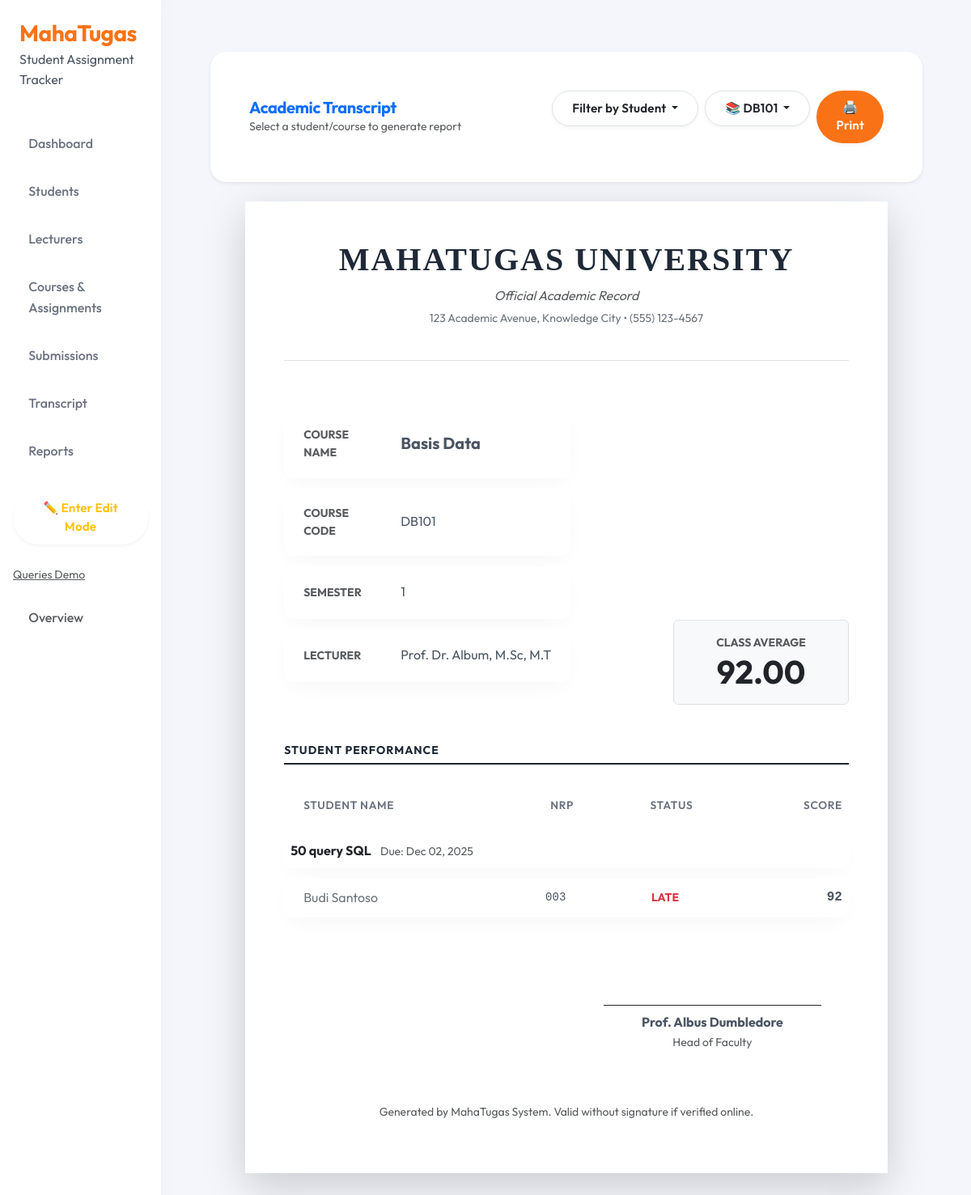
Before: /transcript/course/2/ with the older database file.
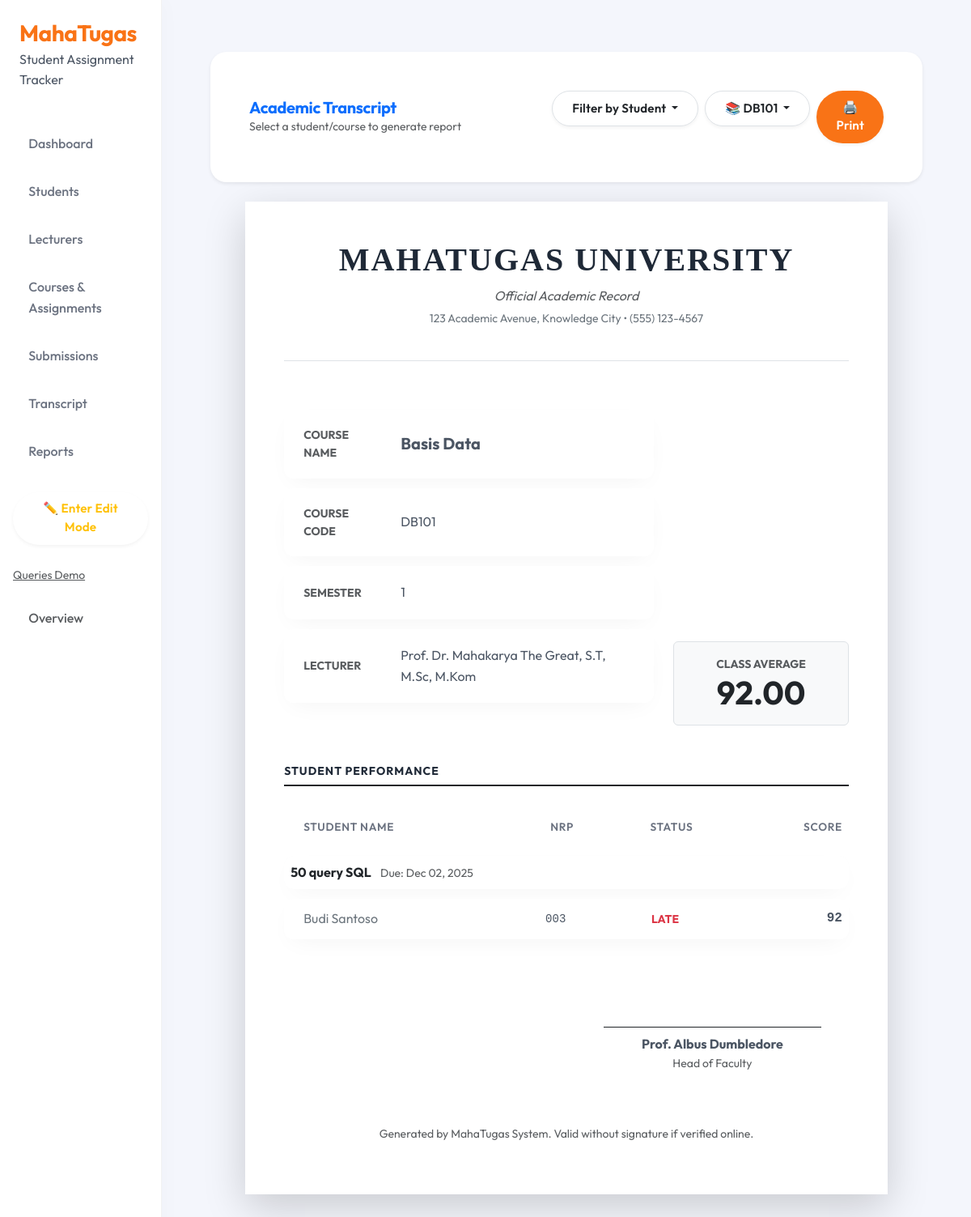
After: the same page with the newer database file.
### tracker/models.py (models this page shows, shortened)
class Course(models.Model):
    course_id = models.AutoField(primary_key=True)
    course_code = models.CharField(max_length=20)
    course_name = models.CharField(max_length=200)
    semester = models.IntegerField()
    lecturer = models.ForeignKey(
        Lecturer,
        on_delete=models.CASCADE,
        related_name='courses'
    )

class Lecturer(models.Model):
    lecturer_id = models.AutoField(primary_key=True)
    lecturer_name = models.CharField(max_length=200)
    lecturer_email = models.EmailField(blank=True, null=True)

### tracker/views.py (the view)
# urls.py: path('transcript/course/<int:course_id>/', views.transcript_by_course, name='transcript_by_course'),
def transcript_by_course(request, course_id):
    course = get_object_or_404(Course, pk=course_id)
    submissions = Submission.objects.filter(assignment__course_id=course_id).select_related("student", "assignment__course")
    avg_score = submissions.aggregate(Avg("score"))["score__avg"] or 0
    return render(request, "tracker/transcript.html", {
        "submissions": submissions,
        "average_score": avg_score,
        "courses": Course.objects.all(),
        "all_students": Student.objects.all(),
        "active_course": course,
        "active_student": None,
    })

### tracker/models.py (called while the page is built)
    @property
    def status(self):
        if self.submitted_at and self.assignment.due_date:
            if self.submitted_at > self.assignment.due_date:
                return "Late"
            else:
                return "On Time"
        return "-"

### tracker/templates/tracker/transcript.html (shortened to what the changed rows need)
{% extends "tracker/base.html" %}
{% block content %}
<div class="container py-4">
    <div class="card mb-4 border-0 shadow-sm d-print-none bg-surface" style="position: relative; z-index: 1050;">
        <div class="card-body">
            <div class="row g-3 align-items-center">
                <div class="col-md-6">
                    <div class="d-flex gap-2 justify-content-md-end">
                        <div class="dropdown">
                            <button class="btn btn-white border dropdown-toggle" type="button" data-bs-toggle="dropdown"
                                aria-expanded="false">
                                {% if active_course %}📚 {{ active_course.course_code }}{% else %}Filter by Course{%                                 endif %}
                            </button>
                        </div>
                    </div>
                </div>
            </div>
        </div>
    </div>
    <div class="transcript-paper mx-auto bg-white shadow-lg p-5" style="max-width: 210mm; min-height: 297mm;">
        <div class="text-center mb-5 border-bottom pb-4">
            <h1 class="serif fw-bold text-uppercase mb-2" style="letter-spacing: 2px;">MahaTugas University</h1>
        </div>
        {% if active_course %}
        <div class="row mb-5">
            <div class="col-8">
                <table class="table table-borderless table-sm w-auto">
                    <tr>
                        <td class="text-muted text-uppercase small fw-bold" style="width: 120px;">Course Name</td>
                        <td class="fw-bold fs-5">{{ active_course.course_name }}</td>
                    </tr>
                    <tr>
                        <td class="text-muted text-uppercase small fw-bold">Course Code</td>
                        <td>{{ active_course.course_code }}</td>
                    </tr>
                    <tr>
                        <td class="text-muted text-uppercase small fw-bold">Semester</td>
                        <td>{{ active_course.semester|default:"-" }}</td>
                    </tr>
                    <tr>
                        <td class="text-muted text-uppercase small fw-bold">Lecturer</td>
                        <td>{{ active_course.lecturer.lecturer_name|default:"-" }}</td>
                    </tr>
                </table>
            </div>
            <div class="col-4 text-end align-self-end">
                <div class="bg-light p-3 rounded text-center border">
                    <div class="small text-uppercase text-muted fw-bold">Class Average</div>
                    <div class="display-6 fw-bold text-dark">{{ average_score|floatformat:2 }}</div>
                </div>
            </div>
        </div>
        <div class="mb-5">
            <h5 class="text-uppercase border-bottom border-2 border-dark pb-2 mb-3 fw-bold small ls-1">Student
                Performance</h5>
            {% regroup submissions|dictsort:"assignment.title" by assignment as assignment_list %}
            <table class="table table-sm formal-table">
                <thead>
                    <tr class="text-uppercase small text-muted border-bottom">
                        <th style="width: 40%">Student Name</th>
                        <th class="text-center">NRP</th>
                        <th class="text-center">Status</th>
                        <th class="text-end">Score</th>
                    </tr>
                </thead>
                <tbody>
                    {% for assignment in assignment_list %}
                    <tr class="bg-light table-group-divider">
                        <td colspan="4" class="py-2 ps-2">
                            <span class="fw-bold text-dark">{{ assignment.grouper.title }}</span>
                            <span class="text-muted small ms-2">Due: {{ assignment.grouper.due_date|date:"M d, Y"                                 }}</span>
                        </td>
                    </tr>
                    {% for item in assignment.list %}
                    <tr>
                        <td class="ps-4 text-secondary">{{ item.student.name }}</td>
                        <td class="text-center font-monospace small">{{ item.student.nrp|default:"-" }}</td>
                        <td class="text-center small">
                            {% if item.status == 'Late' %}
                            <span class="text-danger fw-bold">LATE</span>
                            {% else %}
                            <span class="text-success">ON TIME</span>
                            {% endif %}
                        </td>
                        <td class="text-end fw-bold font-monospace">
                            {{ item.score|floatformat:0 }}
                        </td>
                    </tr>
                    {% endfor %}
                    {% empty %}
                    <tr>
                        <td colspan="4" class="text-center py-5 text-muted fst-italic">
                            No submissions found for this course.
                        </td>
                    </tr>
                    {% endfor %}
                </tbody>
            </table>
        </div>
        {% endif %}
    </div>
</div>
{% endblock %}

Changed rows visible on the page:
changed Course "Basis Data": lecturer.lecturer_name "Prof. Dr. Album, M.Sc, M.T" → "Prof. Dr. Mahakarya The Great, S.T, M.Sc, M.Kom"
